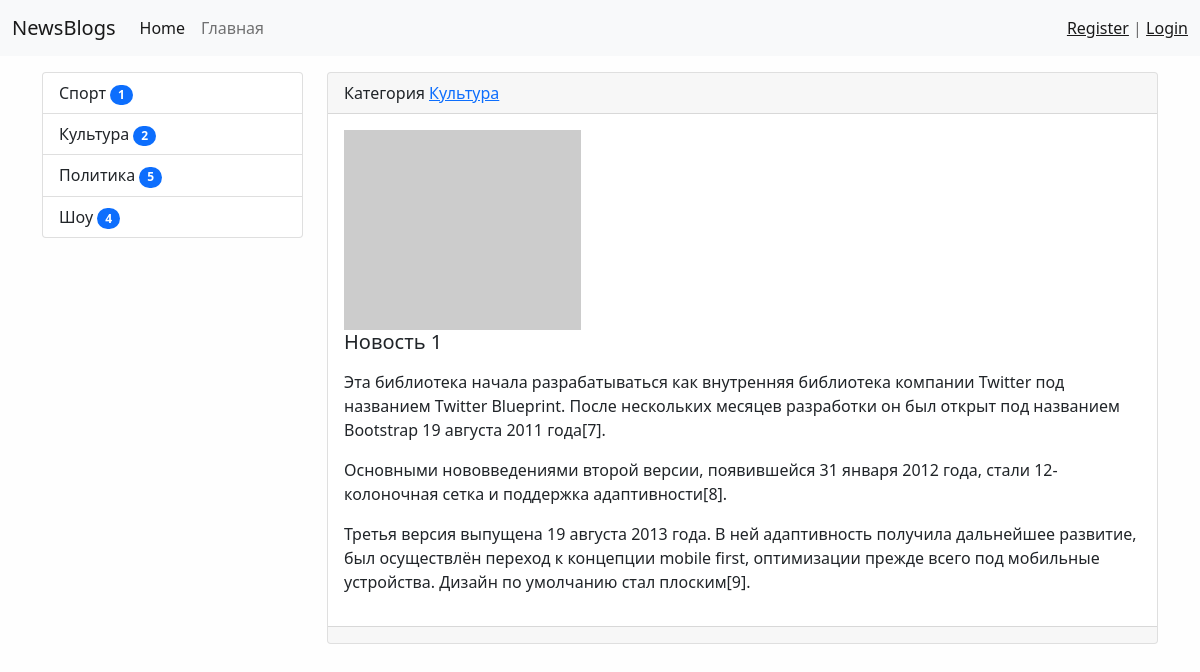
The page /news/1/ on the database its author committed.
### news/models.py (models this page shows, shortened)
class CategoryNews(models.Model):
    title = models.CharField(
        max_length=150, db_index=True, verbose_name='Категория новости')
    def get_absolute_url(self):
        return reverse('category', kwargs={"category_id": self.pk})
    def __str__(self):
        return self.title
    class Meta:
        verbose_name = 'Категория новостей'
        verbose_name_plural = 'Категории новостей'
        ordering = ['title']

class News(models.Model):
    title = models.CharField(max_length=150, verbose_name='Наименование')
    content = models.TextField(blank=True, verbose_name='Контент')
    created_at = models.DateTimeField(
        auto_now_add=True, verbose_name='Дата создания')
    updated_at = models.DateTimeField(
        auto_now=True, verbose_name='Время изменения')
    photo = models.ImageField(
        upload_to='photos/%Y/%m/%d/', verbose_name='Photo', blank=True)
    is_published = models.BooleanField(default=True, verbose_name='Статус опубликации')
    category = models.ForeignKey(
        'CategoryNews', verbose_name='Категория', on_delete=models.PROTECT, blank=True)
    views = models.IntegerField(default=0)
    class Meta:
        verbose_name = 'Новость'
        verbose_name_plural = 'Новости'
        ordering = ['-created_at']

### news/views.py (the view)
# urls.py: path('news/<int:pk>/', ViewNews.as_view(), name='view_news'),
class ViewNews(DetailView):
    model = News
    context_object_name = 'news_item'

### news/templatetags/news_tags.py (called while the page is built)
@register.inclusion_tag('news/list_categories.html')
def show_categories():
    categories = CategoryNews.objects.annotate(cnt=Count('news', filter=F('news__is_published'))).filter(cnt__gt=0)
    return {"category": categories}

### news/templates/news/news_detail.html (shortened to what this page needs)
{% extends 'base.html' %}
{% block sidebar %}
{% include 'inc/_sidebar.html' %}
{% endblock %}
{% block content %}
<div class="card mb-3 ">
  <div class="card-header">
    Категория <a href="{{ news_item.category.get_absolute_url }}">{{ news_item.category }}</a>
  </div>
  <div class="card-body">
    <div class="media">
      {% if item.photo %}
        <img src="{{ news_item.photo.url }}" alt="" width="350" class="mr-3">
      {% else %}
        <img src="https://picsum.photos/id/237/200/300" alt="" class="mr-3">
      {% endif %}
      <h5 class="card-title" >{{ news_item.title }}</h5>
      <p class="card-text">{{ news_item.content | safe | linebreaks  }}</p>
    </div>
  </div>
  <div class="card-footer text-muted">
  </div>
</div>
{% endblock %}

### news/templates/news/list_categories.html
<div class="list-group">
  {% for item in category %}
    <a href="{{ item.get_absolute_url }}" class="list-group-item list-group-item-action">{{ item.title }}   <span class="badge bg-primary rounded-pill">{{ item.cnt }}</span></a>
  {% endfor %}
  </div>

### mysite/static/css/style.css (style rules this page uses)
body { background-color: #fefefe; }

### rows shown on the page
CategoryNews: title "Спорт", cnt "1"
CategoryNews: title "Культура", cnt "2"
CategoryNews: title "Политика", cnt "5"
CategoryNews: title "Шоу", cnt "4"
News: category "Культура", title "Новость 1", content "Эта библиотека начала разрабатываться как внутренняя библиотека компании Twitter под названием Twitter Blueprint. После нескольких месяцев разработки он был открыт под названием Bootstrap 19 августа 2011 года[7]. Основными нововведениями второй версии, появившейся 31 января 2012 года, стали 12-колоночная сетка и поддержка адаптивности[8]. Третья версия выпущена 19 августа 2013 года. В ней адаптивность получила дальнейшее развитие, был осуществлён переход к концепции mobile first, оптимизации прежде всего под мобильные устройства. Дизайн по умолчанию стал плоским[9]."
